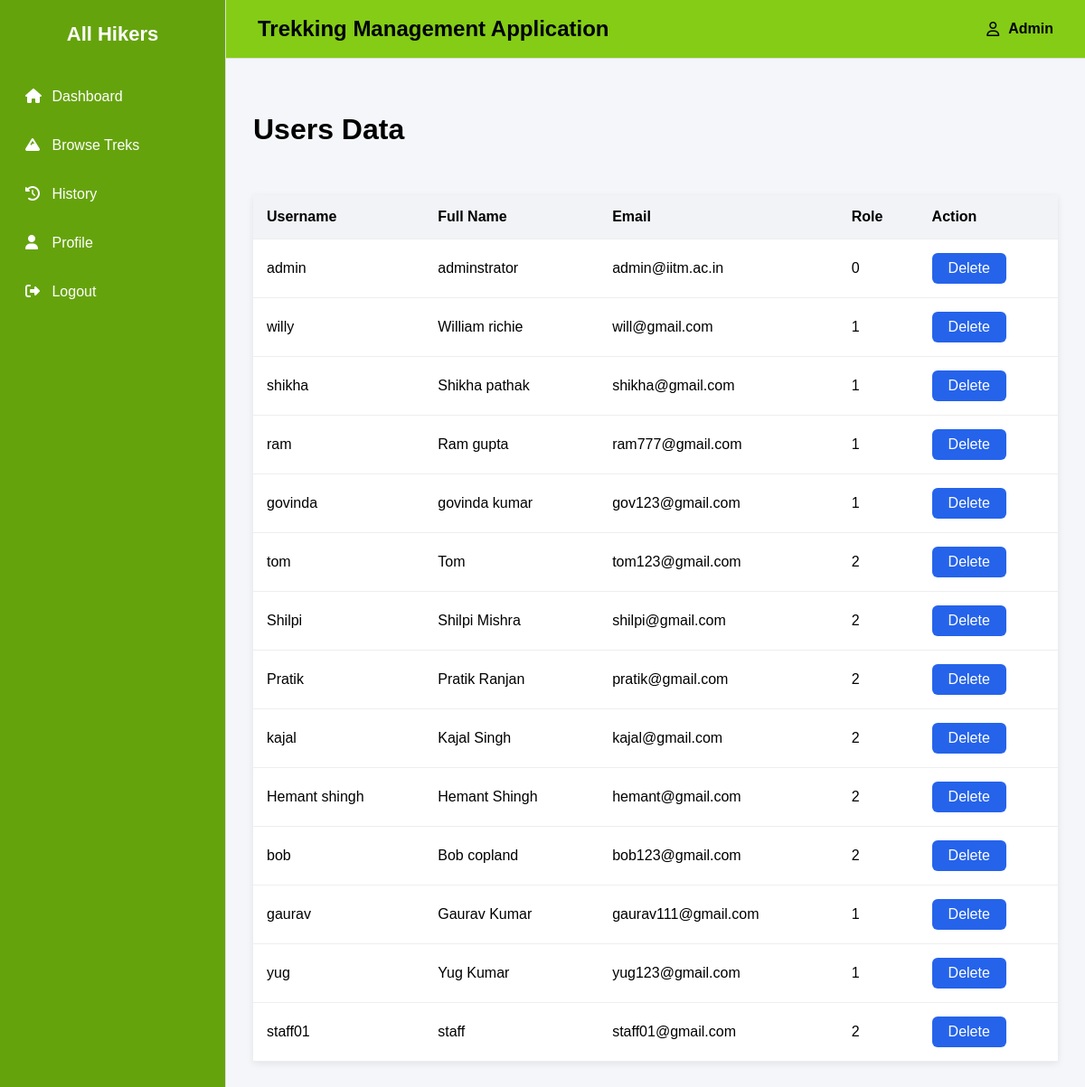
The page /admin_dashboard/users on the database its author committed.
### backend/models.py (models this page shows)
class Users(db.Model):
    __tablename__="users"
    id=db.Column(db.Integer,primary_key=True)
    role=db.Column(db.Integer,default=1)
    username=db.Column(db.String,nullable=False)
    password=db.Column(db.String,nullable=False)
    email=db.Column(db.String,nullable=False)
    address=db.Column(db.String,nullable=False)
    full_name=db.Column(db.String,nullable=False)
    pin_code=db.Column(db.String,nullable=False)
    is_approved = db.Column(db.Boolean, default=True)  # True for normal users
    booking=db.relationship("Booking",cascade="all,delete",backref="users",lazy=True) #User can access all of his bookings

### backend/controllers.py (the view)
@auth_bp.route('/admin_dashboard/users')
def users_data():
    users = Users.query.all()
    return render_template('users_data.html', users=users)

### templates/users_data.html (shortened to what this page needs)
{% extends "base.html" %}
{% block content %}
<link rel="stylesheet" href="{{ url_for('static', filename='css/dashboard.css') }}">
<h1> Users Data </h1>
<br><br><br>
<div>
    {% if users %}
    <table>
        <thead>
            <tr>
                <th>Username</th>
                <th>Full Name</th>
                <th>Email</th>
                <th>Role</th>
                <th>Action</th>
            </tr>
        </thead>
        <tbody>
            {% for user in users %}
            <tr>
                <td>{{ user.username }}</td>
                <td>{{ user.full_name }}</td>
                <td>{{ user.email }}</td>
                <td>{{ user.role }}</td>
                <td>
                    <a href="{{ url_for('auth.delete_user', user_id=user.id) }}" class="btn btn-danger" onclick="return confirm('Are you sure you want to delete this user?')">Delete</a>
                </td>
            </tr>
            {% endfor %}
        </tbody>
    </table>
    {% else %}
        <p>No users found.</p>
    {% endif %}
</div>
{% endblock %}

### templates/base.html (shortened to what this page needs)
<!DOCTYPE html>
<html lang="en">
<head>
    <link rel="stylesheet" href="{{ url_for('static', filename='css/dashboard.css') }}">
    <link rel="stylesheet" href="https://cdnjs.cloudflare.com/ajax/libs/font-awesome/6.5.2/css/all.min.css">
</head>
<body>
<div class="wrapper">
    <aside class="sidebar">
        <div class="logo">
            All Hikers
        </div>
        <ul>
            <li><a href="{{ url_for('auth.dashboard') }}"><i class="fa-solid fa-house"></i> Dashboard</a></li>
            {% if session.get('role') == 'admin' %}
                <li><a href="{{ url_for('auth.trek') }}"><i class="fa-solid fa-mountain"></i> Treks</a></li>
                <li><a href="{{ url_for('auth.staff') }}"><i class="fa-solid fa-user-group"></i> Staff</a></li>
                <li><a href="{{ url_for('auth.users_data') }}"><i class="fa-solid fa-users"></i> Users</a></li>
                <li><a href="{{ url_for('auth.trekking_history') }}"><i class="fa-solid fa-calendar-check"></i> Trekking History</a></li>
                <li><a href="{{ url_for('auth.admin_search') }}"><i class="fa-solid fa-magnifying-glass"></i> Search</a></li>
            {% elif session.get('role') == 'staff' %}
                <li><a href="{{ url_for('auth.staff_participants') }}"><i class="fa-solid fa-users"></i> Participants</a></li>
                <li><a href="{{ url_for('auth.update_profile') }}"><i class="fa-solid fa-user"></i> Profile</a></li>
            {% else %}
                <li><a href="{{ url_for('auth.browse_treks') }}"><i class="fa-solid fa-mountain"></i> Browse Treks</a></li>
                <li><a href="{{ url_for('auth.booking_history') }}"><i class="fa-solid fa-clock-rotate-left"></i> History</a></li>
                <li><a href="{{ url_for('auth.update_profile') }}"><i class="fa-solid fa-user"></i> Profile</a></li>
            {% endif %}
            <li><a href="{{ url_for('auth.logout') }}"><i class="fa-solid fa-right-from-bracket"></i> Logout</a></li>
        </ul>
    </aside>
    <main class="main">
        <div class="navbar">
            <h2>Trekking Management Application</h2>
            <div class="profile">
                <i class="fa-regular fa-user"></i>
                {{ session.get('username',"Admin") }}
            </div>
        </div>
        <div class="cards">
        </div>
        <div class="content">
            {% block content %}
            {% endblock %}
        </div>
    </main>
</div>
</body>
</html>

### static/css/dashboard.css (style rules this page uses)
* { margin:0; padding:0; box-sizing:border-box; font-family:Arial, Helvetica, sans-serif; }
body { background:#f4f6f9; }
.wrapper { display:flex; min-height:100vh; }
.sidebar { width:250px; background:#65a30d; border-right:1px solid #ddd; }
.logo { padding:25px; font-size:22px; font-weight:bold; text-align:center; color:white; }
.sidebar ul { list-style:none; }
.sidebar li { margin:8px; }
.sidebar a { display:block; color:white; text-decoration:none; padding:14px 20px; border-radius:8px; transition:.3s; }
.sidebar i { width:25px; }
.main { flex:1; }
.navbar { background:#84cc16; padding:18px 35px; display:flex; justify-content:space-between; align-items:center; border-bottom:1px solid #ddd; color:black; }
.profile { display:flex; gap:10px; align-items:center; font-weight:bold; }
.cards { display:grid; grid-template-columns:repeat(auto-fit,minmax(220px,1fr)); gap:20px; padding:30px; }
.content { padding:0 30px 30px; }
table { width:100%; border-collapse:collapse; background:white; box-shadow:0 2px 8px rgba(0,0,0,.08); }
th { background:#f1f3f6; }
th,td { padding:15px; text-align:left; border-bottom:1px solid #eee; }
.btn { background:#2563eb; color:white; border:none; padding:8px 18px; border-radius:6px; cursor:pointer; }
.btn { background:#2563eb; color:white; text-decoration:none; padding:8px 18px; border-radius:6px; display:inline-block; }

### rows shown on the page
Users: get "Admin", username "admin", full_name "adminstrator", email "admin@iitm.ac.in", role "0"
Users: username "willy", full_name "William richie", email "will@gmail.com", role "1"
Users: username "shikha", full_name "Shikha pathak", email "shikha@gmail.com", role "1"
Users: username "ram", full_name "Ram gupta", email "ram777@gmail.com", role "1"
Users: username "govinda", full_name "govinda kumar", email "gov123@gmail.com", role "1"
Users: username "tom", full_name "Tom", email "tom123@gmail.com", role "2"
Users: username "Shilpi", full_name "Shilpi Mishra", email "shilpi@gmail.com", role "2"
Users: username "Pratik", full_name "Pratik Ranjan", email "pratik@gmail.com", role "2"
Users: username "kajal", full_name "Kajal Singh", email "kajal@gmail.com", role "2"
Users: username "Hemant shingh", full_name "Hemant Shingh", email "hemant@gmail.com", role "2"
Users: username "bob", full_name "Bob copland", email "bob123@gmail.com", role "2"
Users: username "gaurav", full_name "Gaurav Kumar", email "gaurav111@gmail.com", role "1"
Users: username "yug", full_name "Yug Kumar", email "yug123@gmail.com", role "1"
Users: username "staff01", full_name "staff", email "staff01@gmail.com", role "2"
